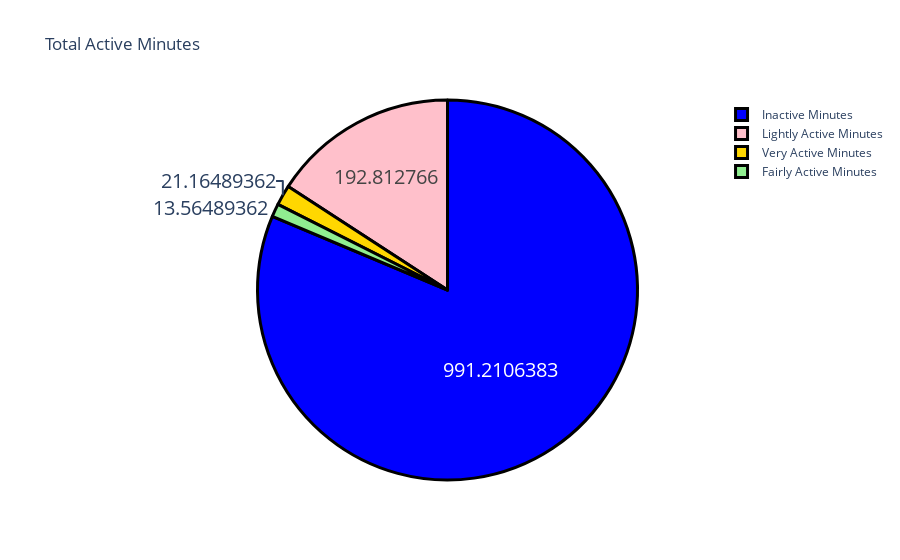

The cell this chart's notebook holds for it:
### Markdown cell above
# Step 5: Average Active Minutes Analysis

### Code cell
label = ["Very Active Minutes", "Fairly Active Minutes", "Lightly Active Minutes", "Inactive Minutes"]
counts = data[["VeryActiveMinutes", "FairlyActiveMinutes", "LightlyActiveMinutes", "SedentaryMinutes"]].mean()
colors = ['gold', 'lightgreen', "pink", "blue"]

fig = go.Figure(data=[go.Pie(labels=label, values=counts)])
fig.update_layout(title_text='Total Active Minutes')
fig.update_traces(
    hoverinfo='label+percent',
    textinfo='value',
    textfont_size=20,
    marker=dict(colors=colors, line=dict(color='black', width=3))
)
fig.show()

### Figure 1 — Plotly figure (JSON) as saved in the notebook; plotly's stock layout.template omitted (floating-point values rounded to 4 significant figures)
{"data": [{"hoverinfo": "label+percent", "labels": ["Very Active Minutes", "Fairly Active Minutes", "Lightly Active Minutes", "Inactive Minutes"], "marker": {"colors": ["gold", "lightgreen", "pink", "blue"], "line": {"color": "black", "width": 3}}, "textfont": {"size": 20}, "textinfo": "value", "type": "pie", "values": [21.16, 13.56, 192.8, 991.2]}], "layout": {"title": {"text": "Total Active Minutes"}}}
